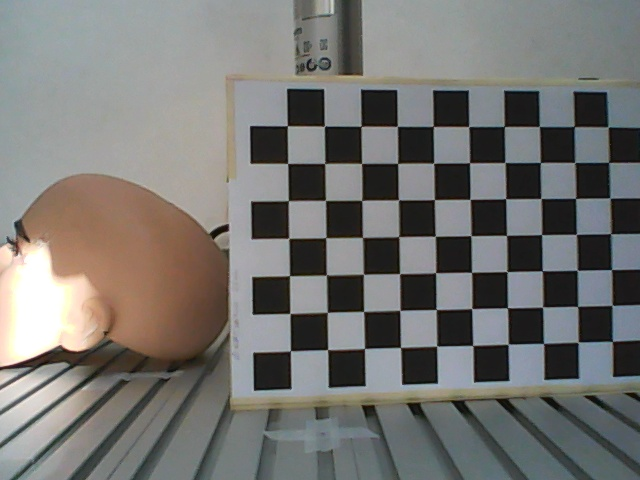
#> input picture Face_Tracking/calibration_images/single_left/image_1.jpg, 640 x 480 px; its folder holds only this picture in this run
$ python 21_pinhole_calibration_left_from_file.py
#> lines starting #> are read from the running program, lines starting #| are printed output that depends on the picture; after the words box and inside, x2 and y2 are one past the last pixel; in counts of white or black regions, pixels touching at a corner belong together; long printed decimals are rounded
import cv2
import numpy as np
import glob
import os

# Define the dimensions of the checkerboard
CHECKERBOARD = (10 , 7)  # (number of internal corners per a chessboard row, number of internal corners per a chessboard column)
square_size = 24  # This is the real world size of a square in your checkerboard (e.g., 1.0 if squares are 1x1 units)

# Directory containing checkerboard images
image_directory = 'calibration_images\single_left'

# Termination criteria for the iterative algorithm used to refine the corner positions
criteria = (cv2.TERM_CRITERIA_EPS + cv2.TERM_CRITERIA_MAX_ITER, 30, 0.001)

# Prepare object points (0,0,0), (1,0,0), (2,0,0), ..., (8,5,0)
objp = np.zeros((CHECKERBOARD[0]*CHECKERBOARD[1], 3), np.float32)
objp[:,:2] = np.mgrid[0:CHECKERBOARD[0], 0:CHECKERBOARD[1]].T.reshape(-1, 2)
objp = objp * square_size  # Scale object points by the real size of a square

# Arrays to store object points and image points from all the images
objpoints = []  # 3d point in real world space
imgpoints = []  # 2d points in image plane


# Fetch all image files in the directory
images = glob.glob(os.path.join(image_directory, '*.jpg'))

# Process each image
for image_file in images:
    img = cv2.imread(image_file)
#> img is the input picture: shape (480, 640, 3); mean B, G, R 114.1, 116.9, 117.8
    gray = cv2.cvtColor(img, cv2.COLOR_BGR2GRAY)
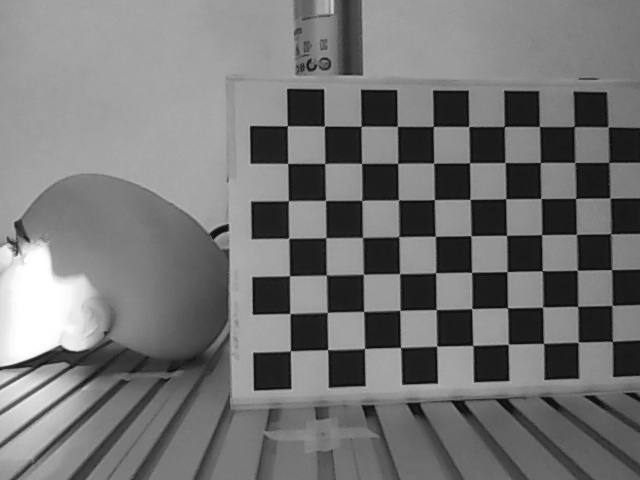
#> gray: shape (480, 640); min 10, max 255, mean 116.9

    # Find the chessboard corners
    ret, corners = cv2.findChessboardCorners(gray, CHECKERBOARD, None)
#> ret = True; corners = 70 rows, first 8: [612.4, 341.5], [577.9, 342.3], [543.5, 343.5], [508.1, 344.2], [472.6, 345.5], [436.7, 345.9], [400.4, 347.5], [364.5, 348.3]

    # If found, add object points, image points (after refining them)
    if ret:
        objpoints.append(objp)

        corners2 = cv2.cornerSubPix(gray, corners, (11,11), (-1,-1), criteria)
#> corners2 = 70 rows, first 8: [612.3, 341.3], [578.2, 342.1], [543.6, 343.4], [508.2, 344.2], [472.8, 345.4], [436.7, 346.2], [400.6, 347.4], [364.5, 348.5]
        imgpoints.append(corners2)

        # Draw and display the corners
        cv2.drawChessboardCorners(img, CHECKERBOARD, corners2, ret)
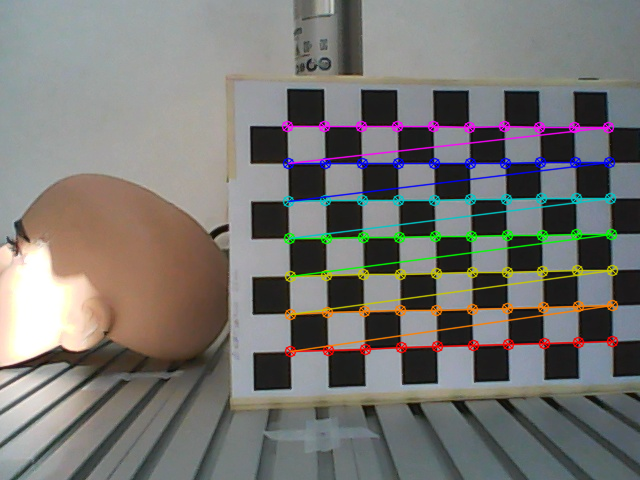
#> img: shape (480, 640, 3); 5.79% of pixels changed, all inside (x1, y1, x2, y2) = (281, 120, 619, 358)
        cv2.imshow('img', img)
        cv2.waitKey(500)

cv2.destroyAllWindows()

# Perform camera calibration to obtain camera matrix, distortion coefficients, etc.
ret, mtx, dist, rvecs, tvecs = cv2.calibrateCamera(objpoints, imgpoints, gray.shape[::-1], None, None)
#> ret = 0.205; mtx = [[468.4, 0, 258.3], [0, 467.9, 234.4], [0, 0, 1]]; dist = [[-0.0529, 0.152, -0.000225, 0.00593, -0.147]]; rvecs = ([-0.105, 0.0133, 3.13],); tvecs = ([236, 71.62, 313.5],)
op_mtx, roi = cv2.getOptimalNewCameraMatrix(mtx,dist,gray.shape[::-1],1,gray.shape[::-1])
#> op_mtx = [[455.5, 0, 256.8], [0, 451.5, 233.4], [0, 0, 1]]; roi = (2, 7, 624, 463)

# Save the camera calibration results
calibration_data = {
    'camera_matrix': mtx,
    'dist_coeff': dist,
    'rvecs': rvecs,
    'tvecs': tvecs,
    'optimal_matrix':op_mtx,
    'roi':roi
}

np.savez('calibration_files\camera_left_calibration_data.npz', **calibration_data)

print("Calibration successful.")
print("Camera matrix:\n", mtx)
#| Camera matrix:
#|  [[468.412   0.         258.256]
#|  [  0.         467.868 234.376]
#|  [  0.           0.           1.        ]]
print("Distortion coefficients:\n", dist)
#| Distortion coefficients:
#|  [[-0.05288  0.152 -0.000225  0.005925 -0.1474]]
print("Optimal Matrix:\n", op_mtx)
#| Optimal Matrix:
#|  [[455.458   0.         256.781]
#|  [  0.         451.549 233.359]
#|  [  0.           0.           1.        ]]
print("roi:\n", roi)
#| roi:
#|  (2, 7, 624, 463)

# [10 lines of commented-out code are left out]

$ run again, on Face_Tracking/calibration_images/single_left/image_13.jpg
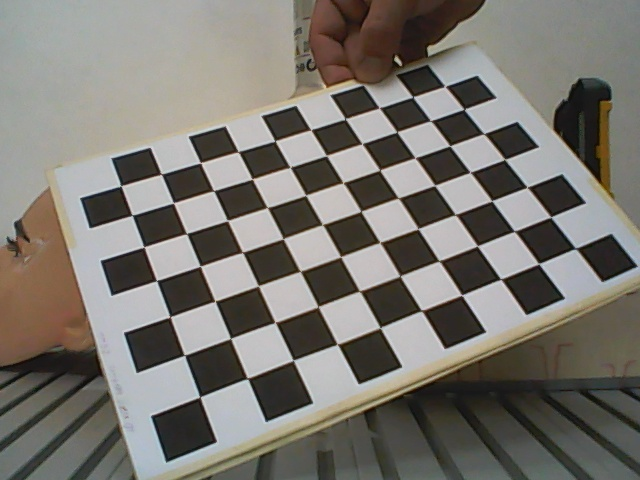
#> input picture Face_Tracking/calibration_images/single_left/image_13.jpg, 640 x 480 px
#> img is the input picture: shape (480, 640, 3); mean B, G, R 111.9, 118.3, 121.8
#> `gray = cv2.cvtColor(img, cv2.COLOR_BGR2GRAY)`:
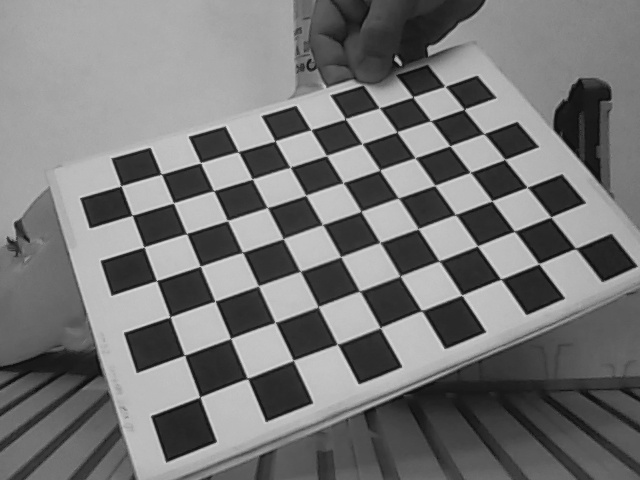
#> gray: shape (480, 640); min 10, max 225, mean 118.6
#> `ret, corners = cv2.findChessboardCorners(gray, CHECKERBOARD, None)`: ret = True; corners = 70 rows, first 8: [574.8, 248.6], [538.7, 263.6], [500.5, 279.3], [461.6, 295.3], [421.4, 310.5], [380.2, 327.7], [337.3, 343.9], [293.3, 359.9]
#> corners2 = 70 rows, first 8: [575.6, 248.4], [538.8, 263.8], [500.8, 279.1], [461.7, 295.1], [421.6, 310.6], [380.2, 327.7], [337.4, 344.3], [293.3, 360.3]
#> `cv2.drawChessboardCorners(img, CHECKERBOARD, corners2, ret)`:
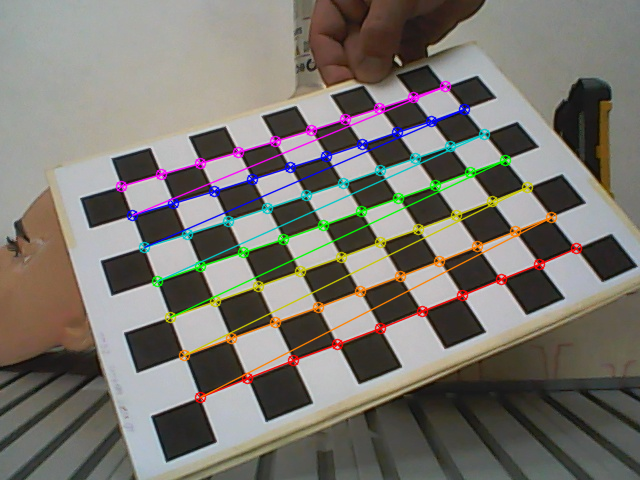
#> img: shape (480, 640, 3); 6.03% of pixels changed, all inside (x1, y1, x2, y2) = (115, 80, 583, 404)
#> `ret, mtx, dist, rvecs, tvecs = cv2.calibrateCamera(objpoints, imgpoint..`: ret = 0.34; mtx = [[920.5, 0, 272.6], [0, 1204.8, 243.2], [0, 0, 1]]; dist = [[0.279, -1.61, -0.0326, -0.0276, 1.89]]; rvecs = ([-0.209, 1.23, 2.5],); tvecs = ([166.3, 3.85, 497.8],)
#> op_mtx = [[905.2, 0, 260.7], [0, 1178.2, 231.8], [0, 0, 1]]; roi = (6, 8, 621, 455)
#| Camera matrix:
#|  [[9.20471281e+02 0.00000000e+00 2.72591194e+02]
#|  [0.00000000e+00 1.20483096e+03 2.43180967e+02]
#|  [0.00000000e+00 0.00000000e+00 1.00000000e+00]]
#| Distortion coefficients:
#|  [[ 0.2786 -1.609 -0.03261 -0.02761  1.886]]
#| Optimal Matrix:
#|  [[9.05206568e+02 0.00000000e+00 2.60710868e+02]
#|  [0.00000000e+00 1.17819181e+03 2.31831474e+02]
#|  [0.00000000e+00 0.00000000e+00 1.00000000e+00]]
#| roi:
#|  (6, 8, 621, 455)

$ run again, on Face_Tracking/calibration_images/single_left/image_14.jpg
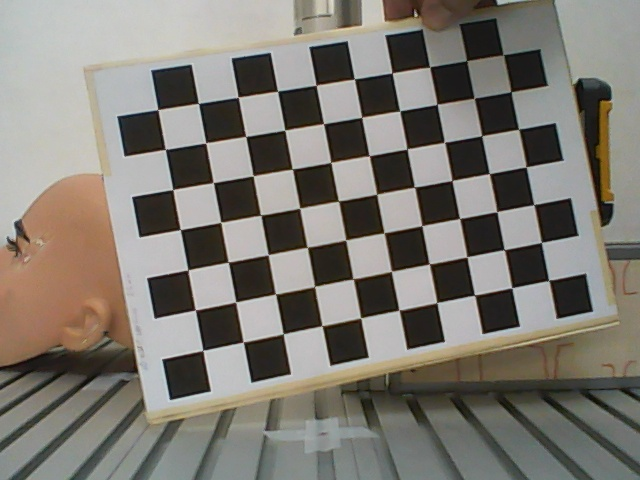
#> input picture Face_Tracking/calibration_images/single_left/image_14.jpg, 640 x 480 px
#> img is the input picture: shape (480, 640, 3); mean B, G, R 114.7, 122.1, 126.3
#> `gray = cv2.cvtColor(img, cv2.COLOR_BGR2GRAY)`:
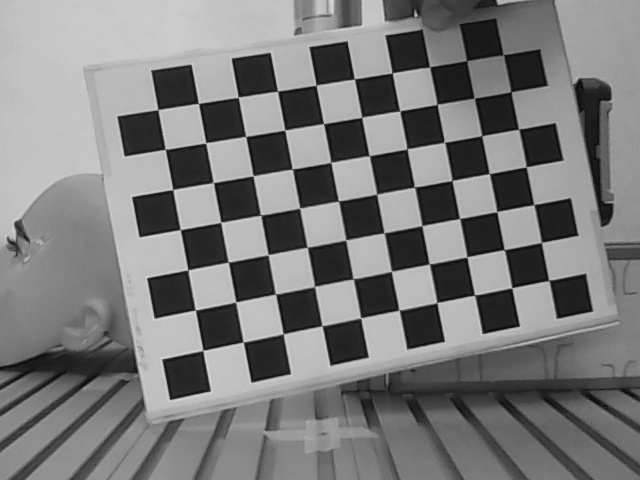
#> gray: shape (480, 640); min 11, max 219, mean 122.5
#> `ret, corners = cv2.findChessboardCorners(gray, CHECKERBOARD, None)`: ret = True; corners = 70 rows, first 8: [548.5, 280.5], [511.7, 287.7], [474.3, 295], [436.6, 302.5], [398.9, 310], [360.6, 317.8], [321.7, 325.5], [283.4, 333.6]
#> corners2 = 70 rows, first 8: [548.8, 280.4], [511.8, 287.8], [474.6, 295.1], [436.8, 302.7], [399.1, 310.3], [360.7, 317.9], [322, 325.8], [283.2, 333.9]
#> `cv2.drawChessboardCorners(img, CHECKERBOARD, corners2, ret)`:
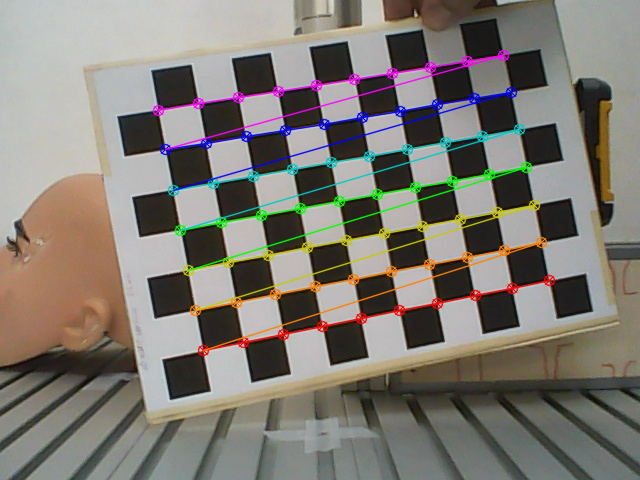
#> img: shape (480, 640, 3); 6.04% of pixels changed, all inside (x1, y1, x2, y2) = (152, 49, 556, 357)
#> `ret, mtx, dist, rvecs, tvecs = cv2.calibrateCamera(objpoints, imgpoint..`: ret = 0.225; mtx = [[620.5, 0, 330.1], [0, 622.2, 255.5], [0, 0, 1]]; dist = [[0.0922, -0.0335, -0.000571, 0.00922, -1.3]]; rvecs = ([-0.182, 0.0603, 2.95],); tvecs = ([135.6, 15.49, 391.2],)
#> op_mtx = [[376.3, 0, 420.2], [0, 389.7, 188.6], [0, 0, 1]]; roi = (220, 30, 385, 297)
#| Camera matrix:
#|  [[620.463   0.         330.077]
#|  [  0.         622.233 255.522]
#|  [  0.           0.           1.        ]]
#| Distortion coefficients:
#|  [[ 9.22121720e-02 -3.34764604e-02 -5.70542407e-04  9.21712278e-03
#|   -1.29875322e+00]]
#| Optimal Matrix:
#|  [[376.289   0.         420.203]
#|  [  0.         389.700 188.634 ]
#|  [  0.           0.           1.        ]]
#| roi:
#|  (220, 30, 385, 297)

$ run again, on Face_Tracking/calibration_images/single_left/image_15.jpg
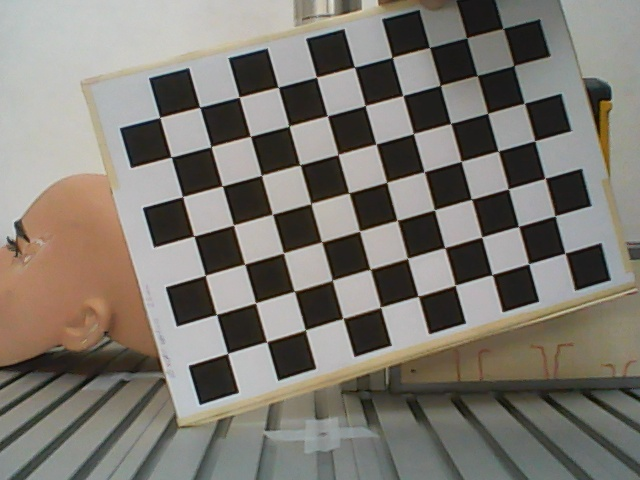
#> input picture Face_Tracking/calibration_images/single_left/image_15.jpg, 640 x 480 px
#> img is the input picture: shape (480, 640, 3); mean B, G, R 112.9, 120.7, 125.1
#> `gray = cv2.cvtColor(img, cv2.COLOR_BGR2GRAY)`:
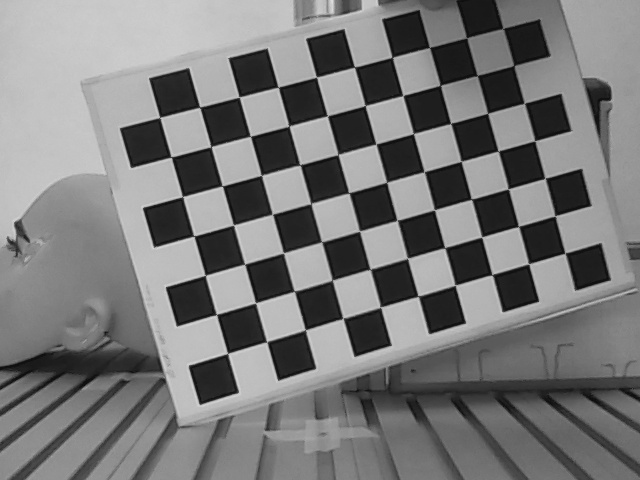
#> gray: shape (480, 640); min 10, max 221, mean 121.1
#> `ret, corners = cv2.findChessboardCorners(gray, CHECKERBOARD, None)`: ret = True; corners = 70 rows, first 8: [564.8, 253.2], [528.8, 264], [491.7, 274.9], [455.2, 285.1], [417.9, 295.9], [380.2, 307.2], [342.9, 317.9], [305.5, 329.6]
#> corners2 = 70 rows, first 8: [565.1, 253.1], [528.6, 263.8], [492.1, 274.5], [455.2, 285.3], [418.3, 296.3], [380.6, 307.2], [343, 318.4], [305.4, 329.9]
#> `cv2.drawChessboardCorners(img, CHECKERBOARD, corners2, ret)`:
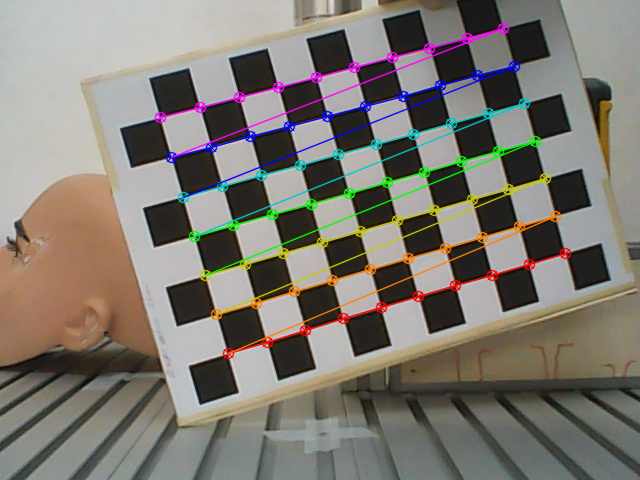
#> img: shape (480, 640, 3); 6.01% of pixels changed, all inside (x1, y1, x2, y2) = (154, 22, 572, 360)
#> `ret, mtx, dist, rvecs, tvecs = cv2.calibrateCamera(objpoints, imgpoint..`: ret = 0.305; mtx = [[2329.9, 0, 317.2], [0, 2284, 238.7], [0, 0, 1]]; dist = [[0.783, 41.34, 0.0111, -0.0391, -4351.5]]; rvecs = ([-0.319, -0.049, 2.85],); tvecs = ([150.6, 8.97, 1408.6],)
#> op_mtx = [[1093.3, 0, 165.1], [0, 1087.5, 127.9], [0, 0, 1]]; roi = (19, 15, 297, 226)
#| Camera matrix:
#|  [[2.32994487e+03 0.00000000e+00 3.17184143e+02]
#|  [0.00000000e+00 2.28402312e+03 2.38684704e+02]
#|  [0.00000000e+00 0.00000000e+00 1.00000000e+00]]
#| Distortion coefficients:
#|  [[ 7.82745632e-01  4.13372076e+01  1.11364865e-02 -3.91151388e-02
#|   -4.35148667e+03]]
#| Optimal Matrix:
#|  [[1.09328849e+03 0.00000000e+00 1.65089201e+02]
#|  [0.00000000e+00 1.08754770e+03 1.27852632e+02]
#|  [0.00000000e+00 0.00000000e+00 1.00000000e+00]]
#| roi:
#|  (19, 15, 297, 226)

$ run again, on Face_Tracking/calibration_images/single_left/image_10.jpg
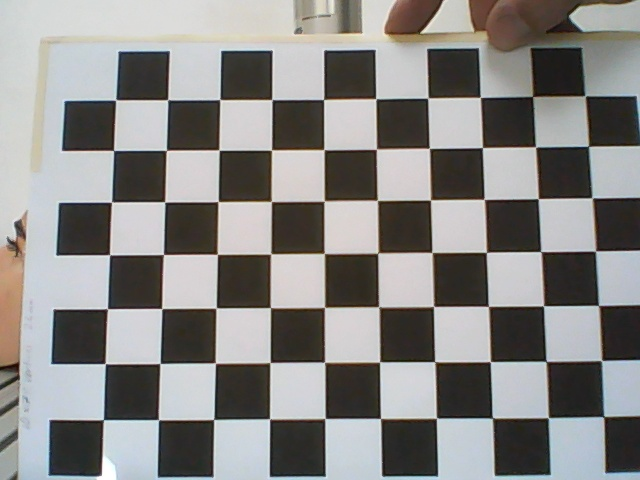
#> input picture Face_Tracking/calibration_images/single_left/image_10.jpg, 640 x 480 px
#> img is the input picture: shape (480, 640, 3); mean B, G, R 133.8, 135.6, 136.8
#> `gray = cv2.cvtColor(img, cv2.COLOR_BGR2GRAY)`:
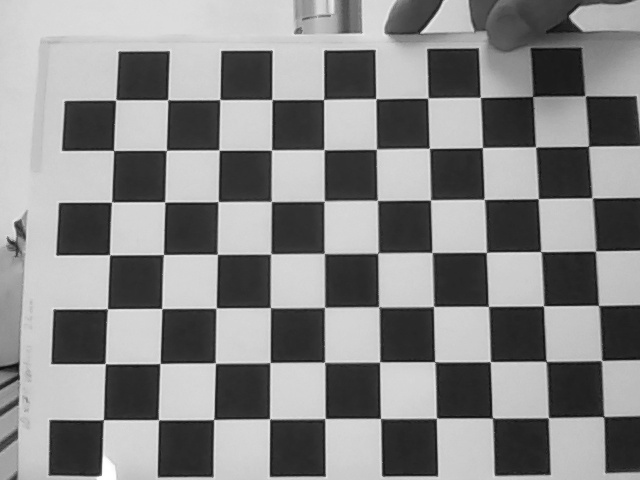
#> gray: shape (480, 640); min 13, max 255, mean 135.7
#> `ret, corners = cv2.findChessboardCorners(gray, CHECKERBOARD, None)`: ret = True; corners = 70 rows, first 8: [604.7, 417.4], [548.5, 417.4], [491.2, 417.5], [436.4, 418], [380.4, 417.4], [325.6, 418.3], [269.9, 419.2], [213.8, 419]
#> corners2 = 70 rows, first 8: [603.7, 416.6], [548.4, 417.7], [492.4, 418], [436.4, 418.2], [380.5, 418.5], [325, 418.6], [269.6, 418.9], [213.7, 419.5]
#> `cv2.drawChessboardCorners(img, CHECKERBOARD, corners2, ret)`:
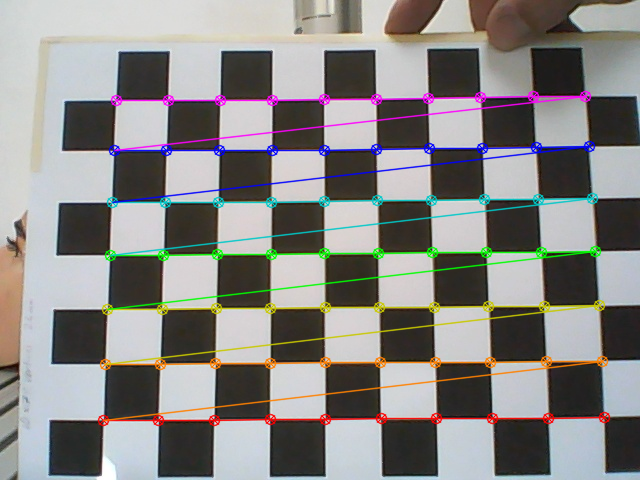
#> img: shape (480, 640, 3); 7.94% of pixels changed, all inside (x1, y1, x2, y2) = (97, 90, 611, 427)
#> `ret, mtx, dist, rvecs, tvecs = cv2.calibrateCamera(objpoints, imgpoint..`: ret = 0.26; mtx = [[697.3, 0, 332.4], [0, 698, 249.4], [0, 0, 1]]; dist = [[0.0675, 0.118, -0.00449, 0.000564, -2.01]]; rvecs = ([0.0167, 0.242, 3.13],); tvecs = ([116.8, 72.12, 300],)
#> op_mtx = [[640.3, 0, 344.8], [0, 628.2, 252.1], [0, 0, 1]]; roi = (39, 30, 587, 428)
#| Camera matrix:
#|  [[697.332   0.         332.385]
#|  [  0.         698.012 249.440]
#|  [  0.           0.           1.        ]]
#| Distortion coefficients:
#|  [[ 6.75314955e-02  1.18110481e-01 -4.48954813e-03  5.63791240e-04
#|   -2.00564583e+00]]
#| Optimal Matrix:
#|  [[640.305   0.         344.792]
#|  [  0.         628.250 252.102]
#|  [  0.           0.           1.        ]]
#| roi:
#|  (39, 30, 587, 428)
